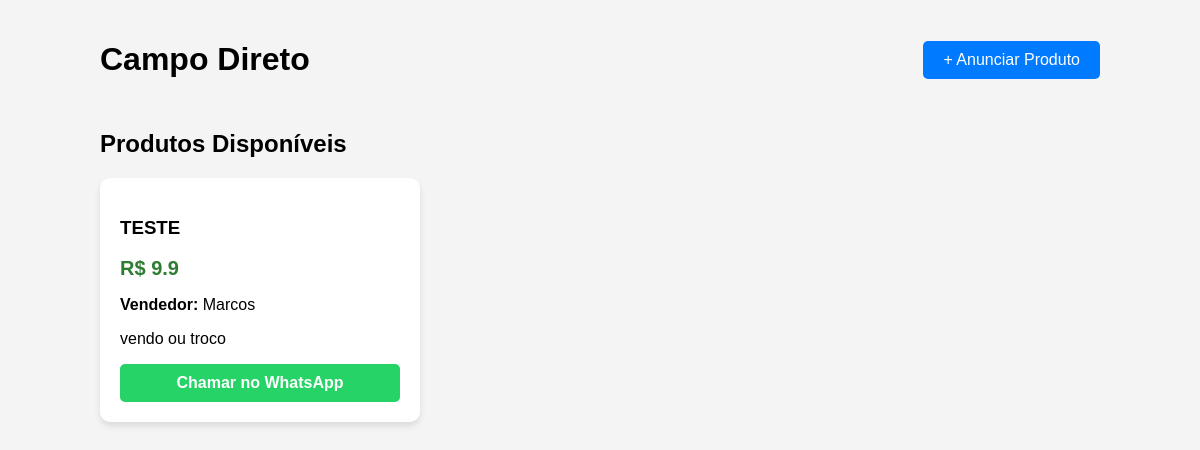
Before: / with the older database file.
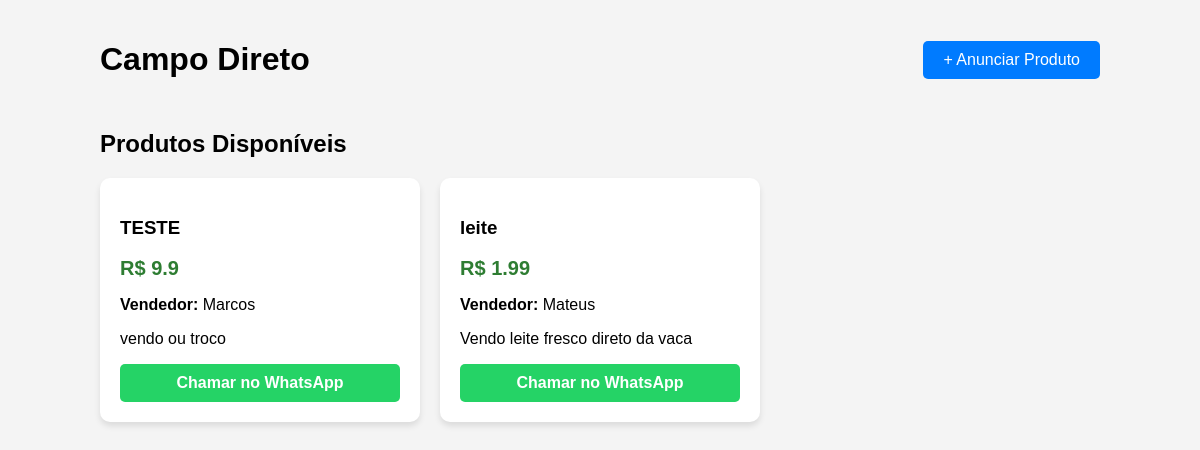
After: the same page with the newer database file.
### tables this page shows
CREATE TABLE produtos (
    id INTEGER PRIMARY KEY AUTOINCREMENT,
    nome TEXT NOT NULL,
    preco REAL NOT NULL,
    contato_nome TEXT NOT NULL,
    whatsapp TEXT NOT NULL,
    descricao TEXT,
    data_criacao TIMESTAMP DEFAULT CURRENT_TIMESTAMP
);

### app.py (the view)
@app.route('/')
def index():
    conn = get_db_connection()
    produtos = conn.execute('SELECT * FROM produtos').fetchall()
    conn.close()
    return render_template('index.html', produtos=produtos)

### app.py (called while the page is built)
def get_db_connection():
    conn = sqlite3.connect('database.db')
    conn.row_factory = sqlite3.Row
    return conn

### templates/index.html (shortened to what this page needs)
<!DOCTYPE html>
<html lang="pt-br">
<head>
</head>
<body>
    <div class="container">
        <header>
            <h1>Campo Direto</h1>
            <a href="/cadastrar" class="btn-anunciar">+ Anunciar Produto</a>
        </header>
        <h2>Produtos Disponíveis</h2>
        <div class="grid">
            {% if produtos %}
                {% for produto in produtos %}
                <div class="card">
                    <h3>{{ produto['nome'] }}</h3>
                    <p class="preco">R$ {{ produto['preco'] }}</p>
                    <p><strong>Vendedor:</strong> {{ produto['contato_nome'] }}</p>
                    <p>{{ produto['descricao'] }}</p>
                    <a href="https://wa.me/55{{ produto['whatsapp'] }}?text=Olá,%20tenho%20interesse%20no%20produto%20{{ produto['nome'] }}%20que%20vi%20no%20Campo%20Direto."
                       target="_blank" class="btn-whats">
                       Chamar no WhatsApp
                    </a>
                </div>
                {% endfor %}
            {% else %}
                <p>Nenhum produto cadastrado no momento. Seja o primeiro!</p>
            {% endif %}
        </div>
    </div>
</body>
</html>

### templates/index.html (style rules this page uses)
body { font-family: Arial, sans-serif; background-color: #f4f4f4; margin: 0; padding: 20px; }
.container { max-width: 1000px; margin: auto; }
header { display: flex; justify-content: space-between; align-items: center; margin-bottom: 30px; }
.grid { display: grid; grid-template-columns: repeat(auto-fill, minmax(280px, 1fr)); gap: 20px; }
.card { background: white; padding: 20px; border-radius: 10px; box-shadow: 0 4px 6px rgba(0,0,0,0.1); }
.preco { color: #2e7d32; font-size: 1.25rem; font-weight: bold; margin: 10px 0; }
.btn-whats { background-color: #25d366; color: white; text-decoration: none; padding: 10px; border-radius: 5px; display: block; text-align: center; font-weight: bold; }
.btn-anunciar { background-color: #007bff; color: white; text-decoration: none; padding: 10px 20px; border-radius: 5px; }

Changed rows visible on the page:
added produtos: nome "leite", preco "1.99", contato_nome "Mateus", descricao "Vendo leite fresco direto da vaca"
